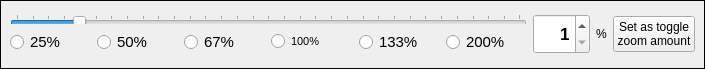
<?xml version="1.0" encoding="UTF-8"?>
<ui version="4.0">
 <class>ZoomDlg</class>
 <widget class="QDialog" name="ZoomDlg">
  <property name="geometry">
   <rect>
    <x>0</x>
    <y>0</y>
    <width>705</width>
    <height>69</height>
   </rect>
  </property>
  <property name="windowTitle">
   <string>Select zoom percentage</string>
  </property>
  <property name="windowOpacity">
   <double>0.850000000000000</double>
  </property>
  <property name="toolTip">
   <string>&lt;html&gt;&lt;head/&gt;&lt;body&gt;&lt;p&gt;&lt;span style=&quot; font-size:18pt; font-weight:600;&quot;&gt;Zoom tips:&lt;/span&gt;&lt;/p&gt;&lt;p&gt;&lt;span style=&quot; font-weight:600; color:#aa0000;&quot;&gt;Z &lt;/span&gt;opens and closes the zoom window.&lt;/p&gt;&lt;p&gt;&lt;span style=&quot; font-weight:600; color:#aa0000;&quot;&gt;Enter &lt;/span&gt;or &lt;span style=&quot; font-weight:600; color:#aa007f;&quot;&gt;Esc &lt;/span&gt;will close this window.&lt;/p&gt;&lt;p&gt;&lt;span style=&quot; font-weight:600; color:#aa0000;&quot;&gt;1&lt;/span&gt;&lt;span style=&quot; color:#aa0000;&quot;&gt; - &lt;/span&gt;&lt;span style=&quot; font-weight:600; color:#aa0000;&quot;&gt;6&lt;/span&gt; to quick set zoom percentage.&lt;/p&gt;&lt;p&gt;&lt;span style=&quot; color:#000000;&quot;&gt;Use&lt;/span&gt;&lt;span style=&quot; font-weight:600; color:#aa0000;&quot;&gt; Set as toggle zoom amount&lt;/span&gt; buttom to change the toggle zoom amount (when clicking on the main image). The zoom will alternate between &lt;span style=&quot; text-decoration: underline;&quot;&gt;fill&lt;/span&gt; and the &lt;span style=&quot; text-decoration: underline;&quot;&gt;toggle zoom amount&lt;/span&gt; you have set here each time you mouse click on the image.&lt;/p&gt;&lt;p&gt;This window will stay-on-top so you can scroll the image, click zoom or pan to click point on a thumbnail.&lt;/p&gt;&lt;p&gt;Settings are sticky and will remain when you use Esc to exit.&lt;/p&gt;&lt;/body&gt;&lt;/html&gt;</string>
  </property>
  <widget class="QFrame" name="border">
   <property name="geometry">
    <rect>
     <x>0</x>
     <y>0</y>
     <width>705</width>
     <height>69</height>
    </rect>
   </property>
   <property name="frameShape">
    <enum>QFrame::Box</enum>
   </property>
   <layout class="QHBoxLayout" name="horizontalLayout_3">
    <item>
     <layout class="QVBoxLayout" name="verticalLayout">
      <item>
       <spacer name="verticalSpacer">
        <property name="orientation">
         <enum>Qt::Vertical</enum>
        </property>
        <property name="sizeHint" stdset="0">
         <size>
          <width>20</width>
          <height>40</height>
         </size>
        </property>
       </spacer>
      </item>
      <item>
       <widget class="QSlider" name="zoomSlider">
        <property name="maximumSize">
         <size>
          <width>16777215</width>
          <height>10</height>
         </size>
        </property>
        <property name="focusPolicy">
         <enum>Qt::StrongFocus</enum>
        </property>
        <property name="minimum">
         <number>1</number>
        </property>
        <property name="maximum">
         <number>800</number>
        </property>
        <property name="value">
         <number>100</number>
        </property>
        <property name="orientation">
         <enum>Qt::Horizontal</enum>
        </property>
        <property name="tickPosition">
         <enum>QSlider::TicksAbove</enum>
        </property>
        <property name="tickInterval">
         <number>25</number>
        </property>
       </widget>
      </item>
      <item>
       <layout class="QHBoxLayout" name="horizontalLayout_2">
        <item>
         <widget class="QRadioButton" name="radio25Button">
          <property name="font">
           <font>
            <pointsize>11</pointsize>
           </font>
          </property>
          <property name="toolTip">
           <string>Shortcut = 1</string>
          </property>
          <property name="text">
           <string>25%</string>
          </property>
          <property name="shortcut">
           <string>1</string>
          </property>
         </widget>
        </item>
        <item>
         <widget class="QRadioButton" name="radio50Button">
          <property name="font">
           <font>
            <pointsize>11</pointsize>
           </font>
          </property>
          <property name="toolTip">
           <string>Shortcut = 2</string>
          </property>
          <property name="text">
           <string>50%</string>
          </property>
          <property name="shortcut">
           <string>2</string>
          </property>
         </widget>
        </item>
        <item>
         <widget class="QRadioButton" name="radio66Button">
          <property name="font">
           <font>
            <pointsize>11</pointsize>
           </font>
          </property>
          <property name="toolTip">
           <string>Shortcut = 3</string>
          </property>
          <property name="text">
           <string>67%</string>
          </property>
          <property name="shortcut">
           <string>3</string>
          </property>
         </widget>
        </item>
        <item>
         <widget class="QRadioButton" name="radio100Button">
          <property name="font">
           <font>
            <pointsize>8</pointsize>
           </font>
          </property>
          <property name="toolTip">
           <string>Shortcut = 4</string>
          </property>
          <property name="text">
           <string>100%</string>
          </property>
          <property name="shortcut">
           <string>4</string>
          </property>
         </widget>
        </item>
        <item>
         <widget class="QRadioButton" name="radio133Button">
          <property name="font">
           <font>
            <pointsize>11</pointsize>
           </font>
          </property>
          <property name="toolTip">
           <string>Shortcut = 5</string>
          </property>
          <property name="text">
           <string>133%</string>
          </property>
          <property name="shortcut">
           <string>5</string>
          </property>
         </widget>
        </item>
        <item>
         <widget class="QRadioButton" name="radio200Button">
          <property name="font">
           <font>
            <pointsize>11</pointsize>
           </font>
          </property>
          <property name="toolTip">
           <string>Shortcut = 6</string>
          </property>
          <property name="text">
           <string>200%</string>
          </property>
          <property name="shortcut">
           <string>6</string>
          </property>
         </widget>
        </item>
       </layout>
      </item>
      <item>
       <spacer name="verticalSpacer_2">
        <property name="orientation">
         <enum>Qt::Vertical</enum>
        </property>
        <property name="sizeHint" stdset="0">
         <size>
          <width>20</width>
          <height>40</height>
         </size>
        </property>
       </spacer>
      </item>
     </layout>
    </item>
    <item>
     <layout class="QHBoxLayout" name="horizontalLayout">
      <item>
       <widget class="QSpinBox" name="zoomSB">
        <property name="minimumSize">
         <size>
          <width>0</width>
          <height>0</height>
         </size>
        </property>
        <property name="maximumSize">
         <size>
          <width>16777215</width>
          <height>40</height>
         </size>
        </property>
        <property name="font">
         <font>
          <pointsize>13</pointsize>
          <weight>75</weight>
          <bold>true</bold>
         </font>
        </property>
        <property name="alignment">
         <set>Qt::AlignRight|Qt::AlignTrailing|Qt::AlignVCenter</set>
        </property>
        <property name="minimum">
         <number>1</number>
        </property>
        <property name="maximum">
         <number>800</number>
        </property>
        <property name="singleStep">
         <number>10</number>
        </property>
        <property name="displayIntegerBase">
         <number>10</number>
        </property>
       </widget>
      </item>
      <item>
       <widget class="QLabel" name="pctLabel">
        <property name="maximumSize">
         <size>
          <width>16777215</width>
          <height>20</height>
         </size>
        </property>
        <property name="lineWidth">
         <number>0</number>
        </property>
        <property name="text">
         <string>%</string>
        </property>
       </widget>
      </item>
      <item>
       <widget class="QPushButton" name="toggleZoomAmountBtn">
        <property name="focusPolicy">
         <enum>Qt::NoFocus</enum>
        </property>
        <property name="text">
         <string>Set as toggle 
zoom amount</string>
        </property>
       </widget>
      </item>
     </layout>
    </item>
   </layout>
  </widget>
 </widget>
 <resources/>
 <connections>
  <connection>
   <sender>zoomSlider</sender>
   <signal>valueChanged(int)</signal>
   <receiver>zoomSB</receiver>
   <slot>setValue(int)</slot>
   <hints>
    <hint type="sourcelabel">
     <x>243</x>
     <y>23</y>
    </hint>
    <hint type="destinationlabel">
     <x>518</x>
     <y>37</y>
    </hint>
   </hints>
  </connection>
 </connections>
</ui>
